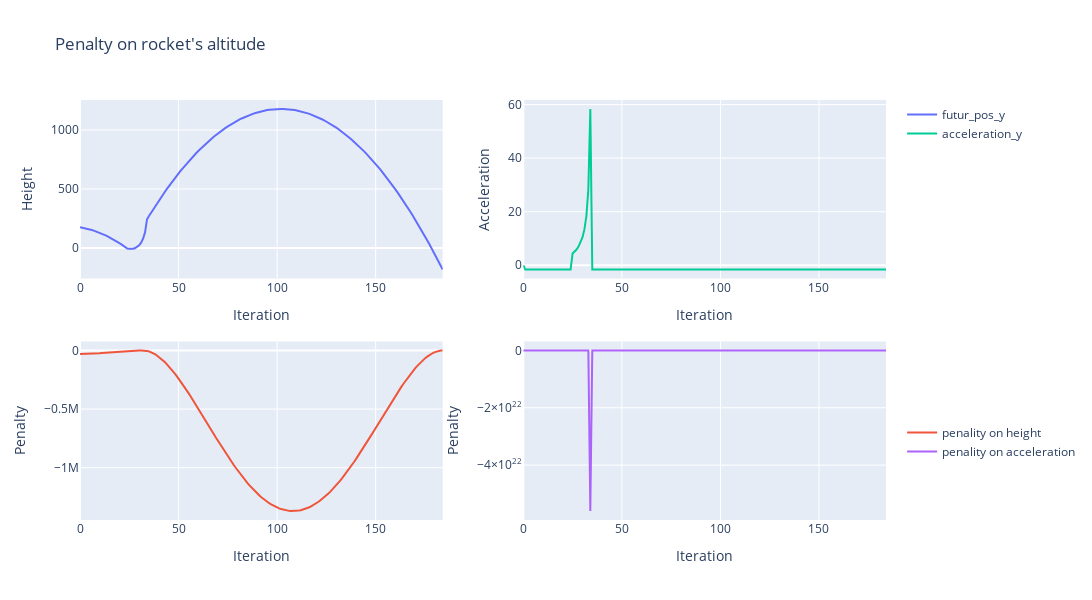

Write notebook code for a chart like this one.
### Code cell
fig = make_subplots(rows=2, cols=2)
fig.append_trace(go.Scatter(x=df_traj['iter'],
                             y=df_traj['futur_pos_y'], 
                             name='futur_pos_y',
                             legendgroup = '1'),
                             row=1, col=1, )
fig.append_trace(go.Scatter(x=df_penalty['iter'], 
                            y=df_penalty['futur_height'], 
                            name='penality on height',
                            legendgroup = '2'),
              row=2, col=1)




fig.append_trace(go.Scatter(x=df_traj['iter'],
                             y=df_traj['acceleration_y'], 
                             name='acceleration_y',
                             legendgroup = '1'),
                             row=1, col=2, )
fig.append_trace(go.Scatter(x=df_penalty['iter'], 
                            y=df_penalty['acceleration_constraint'], 
                            name='penality on acceleration',
                            legendgroup = '2'),
              row=2, col=2)


fig.update_layout(height=600, width=1400, 
                  title_text="Penalty on rocket's altitude", 
                  legend_tracegroupgap = 280,
                  xaxis1_title = 'Iteration',
                  xaxis2_title = 'Iteration',
                  xaxis3_title = 'Iteration',
                  xaxis4_title = 'Iteration',
                  yaxis1_title = 'Height',
                  yaxis2_title = 'Acceleration',
                  yaxis3_title = 'Penalty',
                  yaxis4_title = 'Penalty')
fig.show()

### Figure 1 — Plotly figure (JSON) as saved in the notebook; plotly's stock layout.template omitted (floating-point values rounded to 4 significant figures; data arrays with more than 128 entries replaced by an {"elided": "..."} marker saying what was removed)
{"data": [{"legendgroup": "1", "name": "futur_pos_y", "type": "scatter", "x": {"elided": "185 int values"}, "xaxis": "x", "y": {"elided": "185 float values"}, "yaxis": "y"}, {"legendgroup": "2", "name": "penality on height", "type": "scatter", "x": {"elided": "185 int values"}, "xaxis": "x3", "y": {"elided": "185 float values"}, "yaxis": "y3"}, {"legendgroup": "1", "name": "acceleration_y", "type": "scatter", "x": {"elided": "185 int values"}, "xaxis": "x2", "y": {"elided": "185 float values"}, "yaxis": "y2"}, {"legendgroup": "2", "name": "penality on acceleration", "type": "scatter", "x": {"elided": "185 int values"}, "xaxis": "x4", "y": {"elided": "185 float values"}, "yaxis": "y4"}], "layout": {"height": 600, "legend": {"tracegroupgap": 280}, "title": {"text": "Penalty on rocket's altitude"}, "width": 1400, "xaxis": {"anchor": "y", "domain": [0, 0.45], "title": {"text": "Iteration"}}, "xaxis2": {"anchor": "y2", "domain": [0.55, 1], "title": {"text": "Iteration"}}, "xaxis3": {"anchor": "y3", "domain": [0, 0.45], "title": {"text": "Iteration"}}, "xaxis4": {"anchor": "y4", "domain": [0.55, 1], "title": {"text": "Iteration"}}, "yaxis": {"anchor": "x", "domain": [0.575, 1], "title": {"text": "Height"}}, "yaxis2": {"anchor": "x2", "domain": [0.575, 1], "title": {"text": "Acceleration"}}, "yaxis3": {"anchor": "x3", "domain": [0, 0.425], "title": {"text": "Penalty"}}, "yaxis4": {"anchor": "x4", "domain": [0, 0.425], "title": {"text": "Penalty"}}}}
